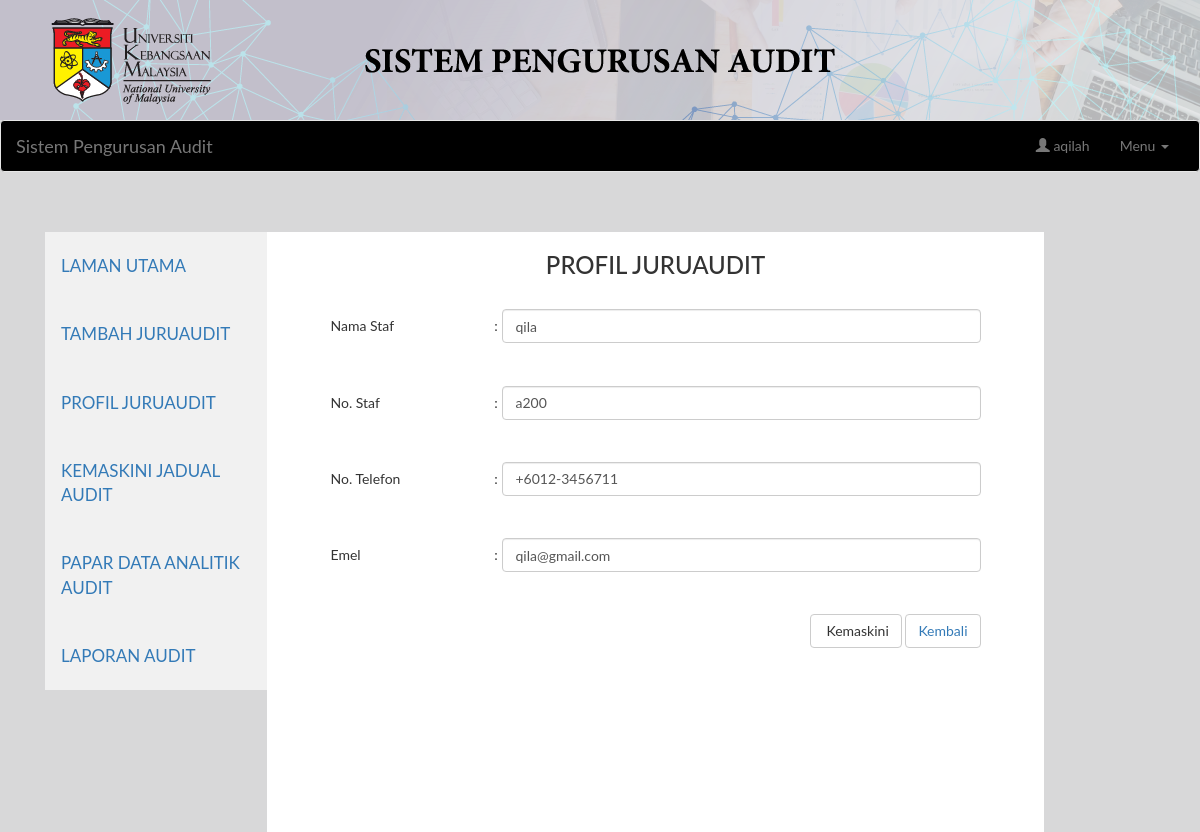
Screenshot of /staff/admin/lihatAuditor.php?edit=a200 (signed in) with the database file from the repository.
### tables this page shows
CREATE TABLE `juruaudit` (
  `staff_no` varchar(255) NOT NULL,
  `staff_name` varchar(255) NOT NULL,
  `staff_pass` varchar(50) NOT NULL,
  `staff_email` varchar(255) NOT NULL,
  `staff_noTel` varchar(15) NOT NULL,
  `staff_img` varchar(255) NOT NULL
);

### staff/admin/session.php (called while the page is built, shortened)
<?php
include_once '../../db.php';
	$uid = $_SESSION['uid'];
	$stmt = $conn->prepare("SELECT * FROM admin WHERE staff_no = '$uid'");
	$stmt->execute();
	$readrow = $stmt->fetch(PDO::FETCH_ASSOC);
	$name = $readrow['staff_name'];
?>

### staff/admin/updateAuditor.php (called while the page is built, shortened)
<?php
require_once("../../db.php");
?>
<?php
if (isset($_GET['edit'])) {
  try {
    $stmt = $conn->prepare("SELECT * FROM juruaudit where staff_no = :staff_no");
    $stmt->bindParam(':staff_no', $staff_no, PDO::PARAM_STR);
    $stmt->execute();
    $editrow = $stmt->fetch(PDO::FETCH_ASSOC);
    }
  catch(PDOException $e)
  {
      echo "Error: " . $e->getMessage();
  }
}
?>

### staff/admin/lihatAuditor.php (the view, shortened to what this page needs)
<?php
include_once '../../db.php';
include_once 'session.php';
include_once 'updateAuditor.php';
?><!DOCTYPE html>
<html>
<head>
  <link rel="stylesheet" href="https://maxcdn.bootstrapcdn.com/bootstrap/3.4.1/css/bootstrap.min.css">
</head>
<body style="background-color: #d8d8d9; ">
<img src="../../auditHeader.png" style="width:100% ">
<div><?php include_once 'navbar.php'; ?></div>
<br>
<br>
<div class="container">
  <table  align="center">
   <tr>
    <td align="center" width="1110px" style="height: 318px">
       <ul class="tab">
            <li><a href="utama.php" align="center" class="tablinks">LAMAN UTAMA</a></li>
            <li><a href="tambahaudit.php">TAMBAH JURUAUDIT</a></li>
            <li><a href="listAuditor.php">PROFIL JURUAUDIT</a></li>
            <li><a href="jadual.php">KEMASKINI JADUAL AUDIT</a></li>
            <li><a href="data.php">PAPAR DATA ANALITIK AUDIT</a></li>
            <li><a href="laporan.php">LAPORAN AUDIT</a></li>
          </ul>
<div id="Menu" class="tabcontent" style="height: 600px">
  <h3>PROFIL JURUAUDIT</h3>
  <form  action="updateAuditor.php" method="POST">
  <table width="650" height="381" border="0">
    <tr>
      <td><span class="style50">Nama Staf</span></td>
      <td><span class="style50">:</span></td>
      <td><input type="text" name="staff_name" class="form-control" value="<?php if (isset($_GET['edit'])) echo $editrow['staff_name']; ?>"></td>
    </tr>
    <tr>
      <td><span class="style50">No. Staf</span></td>
      <td><span class="style50">:</span></td>
      <td><input type="text" name="staff_no" class="form-control" value="<?php if (isset($_GET['edit'])) echo $editrow['staff_no']; ?>"></td>
    </tr>
    <tr>
      <td><span class="style50">No. Telefon</span></td>
      <td><span class="style50">:</span></td>
      <td><input type="text" name="staff_noTel" class="form-control" pattern="\+60\d{2}-\d{7}" value="<?php if (isset($_GET['edit'])) echo $editrow['staff_noTel']; ?>"></td>
    </tr>
    <tr>
      <td><span class="style50">Emel</span></td>
      <td><span class="style50">:</span></td>
      <td><input type="text" name="staff_email" class="form-control" value="<?php if (isset($_GET['edit'])) echo $editrow['staff_email']; ?>"></td>
    </tr>
          <tr>
            <td colspan="3"><div align="right">
            <?php if (isset($_GET['edit'])) { ?>
          <button class="btn btn-default" type="submit" name="update"><span class="glyphicon glyphicon" aria-hidden="true"></span> Kemaskini</button><?php } ?>
            <button class="btn btn-default" type="reset" name="reset"><span class="glyphicon glyphiconr" aria-hidden="true"></span><a href="listAuditor.php">Kembali</a></button>
            </div>
            </td>
        </tr>
  </table>
  </form>
</div>
    </td>
  </tr>
</table>
</div>
</body>
</html>

### staff/admin/navbar.php (shortened to what this page needs)
<nav class="navbar navbar-default"style=
  "background-color: #000000;
  /*overflow: hidden;*/
  /*position: sticky;
  bottom: 0;
  width: 100%;*/
  position: relative;
  z-index: 100;
">
  <div class="container-fluid">
    <div class="navbar-header">
      <a class="navbar-brand" href="utama.php">Sistem Pengurusan Audit</a>
    </div>
    <div class="collapse navbar-collapse" id="bs-example-navbar-collapse-1">
      <ul class="nav navbar-nav navbar-right">
         <li><a href="#" disabled="disabled"><span class="glyphicon glyphicon-user" aria-hidden="true"></span>  <?php echo $name; ?></a></li>
        <li class="dropdown">
          <a href="#" class="dropdown-toggle" data-toggle="dropdown" role="button" aria-haspopup="true" aria-expanded="false">Menu <span class="caret"></span></a>
        </li>
      </ul>
    </div>
  </div>
</nav>

### staff/admin/lihatAuditor.php (style rules this page uses)
* { box-sizing: border-box }
body { font-family: "Lato", sans-serif; }
.tab { float: left; width: 20%; padding-right: 0px; padding-left: 0px; background-color: #f1f1f1; }
.tab li { display: block; background-color: inherit; color: #000000; padding: 22px 16px; width: 100%; border: none; outline: none; text-align: left; cursor: pointer; transition: 0.3s; font-size: 17px; }
.tabcontent { float: left; padding: 0px 12px; background-color: white; width: 70%; border-left: none; }

### rows the page displays
juruaudit: staff_name "qila", staff_no "a200", staff_noTel "+6012-3456711", staff_email "qila@gmail.com"

### other values shown
$name "aqilah"
